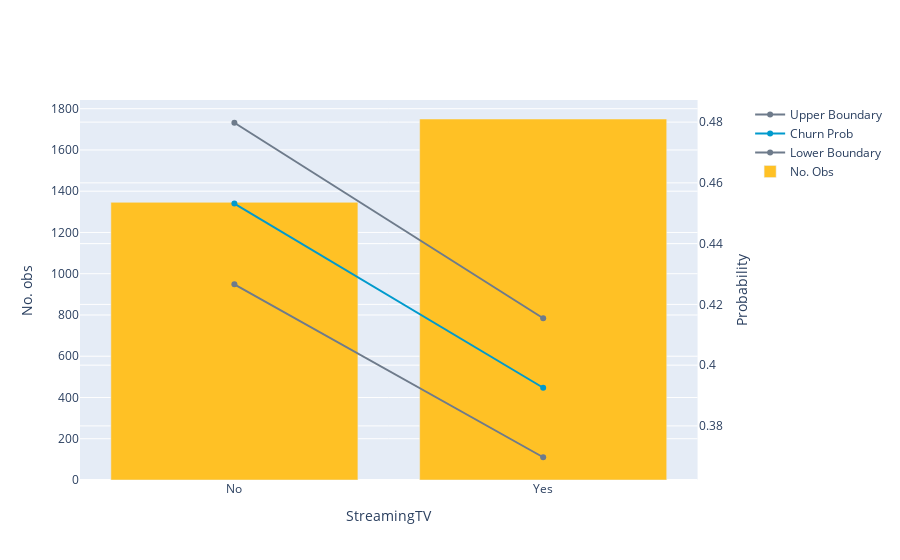

Notebook code for this chart:
### Code cell
df_z_test = compare_churn_prob(df_fo, 'StreamingTV')
display(df_z_test)

### Figure 1 — Plotly figure (JSON) as saved in the notebook; plotly's stock layout.template omitted (floating-point values rounded to 4 significant figures)
{"data": [{"marker": {"color": "#6E7B8B"}, "name": "Upper Boundary", "type": "scatter", "x": ["No", "Yes"], "xaxis": "x", "y": [0.4798, 0.4155], "yaxis": "y2"}, {"marker": {"color": "#009ACD"}, "name": "Churn Prob", "type": "scatter", "x": ["No", "Yes"], "xaxis": "x", "y": [0.4532, 0.3926], "yaxis": "y2"}, {"marker": {"color": "#6E7B8B"}, "name": "Lower Boundary", "type": "scatter", "x": ["No", "Yes"], "xaxis": "x", "y": [0.4266, 0.3697], "yaxis": "y2"}, {"marker": {"color": "#FFC125"}, "name": "No. Obs", "type": "bar", "x": ["No", "Yes"], "xaxis": "x", "y": [1346, 1750], "yaxis": "y"}], "layout": {"xaxis": {"anchor": "y", "domain": [0, 0.94], "title": {"text": "StreamingTV"}}, "yaxis": {"anchor": "x", "domain": [0, 1], "title": {"text": "No. obs"}}, "yaxis2": {"anchor": "x", "overlaying": "y", "side": "right", "title": {"text": "Probability"}}}}
